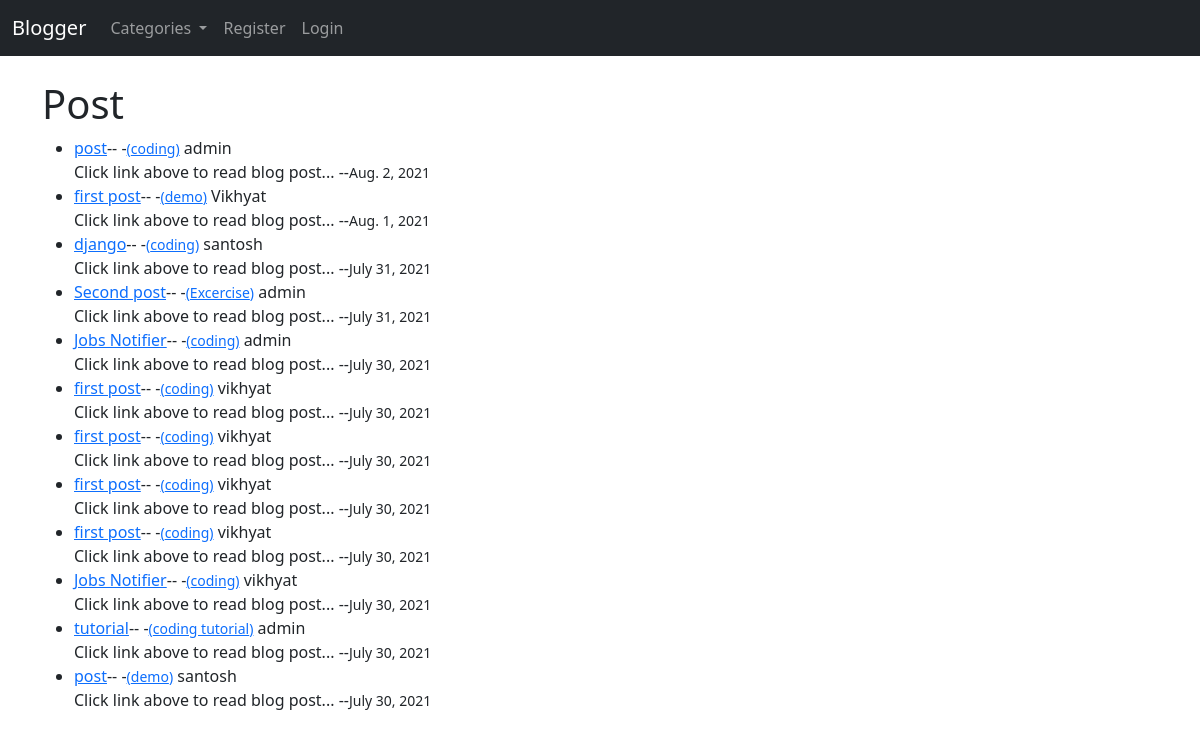
The app's page /, older data.
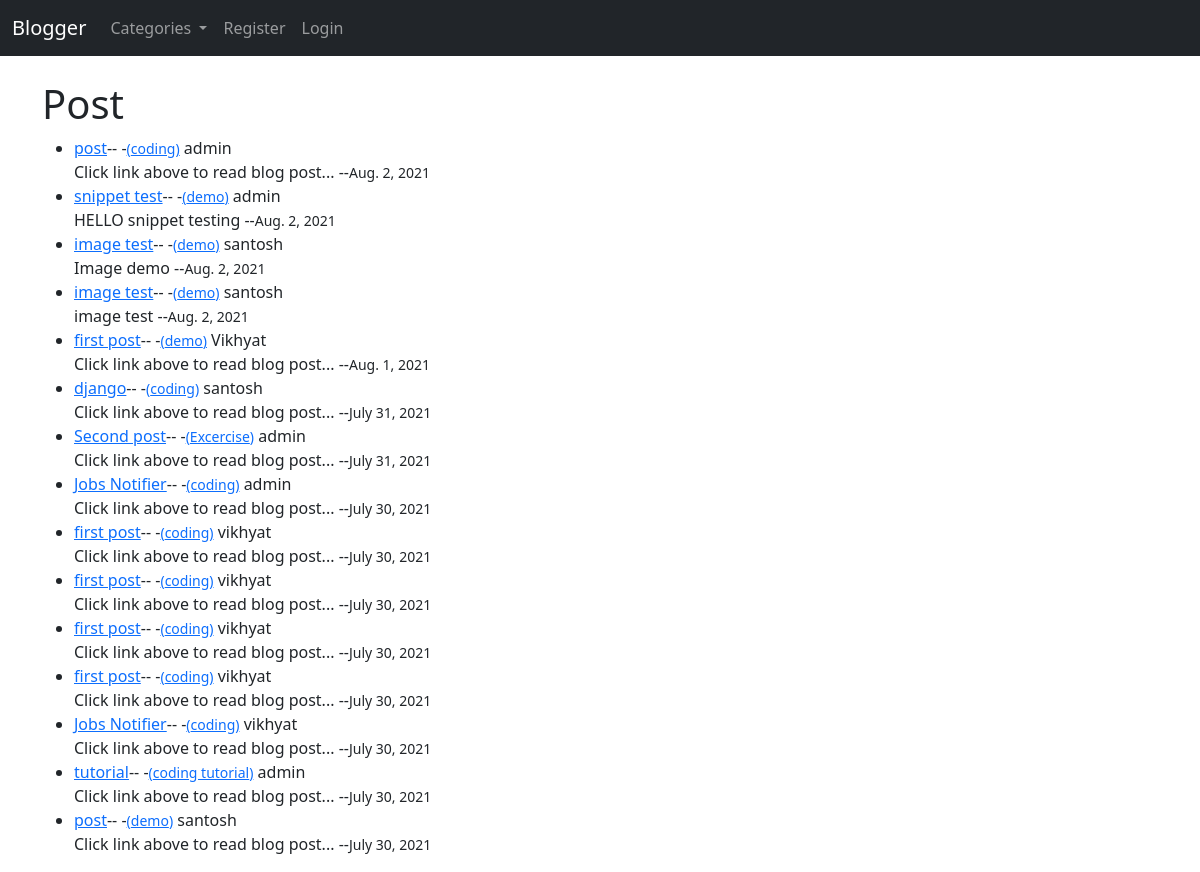
The same page, newer data.
### theblog/models.py (models this page shows, shortened)
class Post(models.Model):
    title = models.CharField(max_length=255)
    title_tag = models.CharField(max_length=255)
    header_image=models.ImageField(null=True,blank=True,upload_to="images/")
    author = models.ForeignKey(User,on_delete=models.CASCADE)
    body= RichTextField(blank=True,null=True)
    category=models.CharField(max_length=255,default='coding')
    snippet=models.CharField(max_length=255)
    post_date=models.DateField(auto_now_add=True)
    likes = models.ManyToManyField(User,related_name='blog_post')

### theblog/views.py (the view)
# urls.py: path('',HomeView.as_view(),name="home"),
class HomeView(ListView):
    model=Post
    template_name='home.html'
    ordering=['-post_date']
    def get_context_data(self, *args,**kwargs):
        category_menu= Category.objects.all()
        context= super(HomeView,self).get_context_data(*args,**kwargs)
        context['category_menu']=category_menu
        return context

### theblog/models.py (called while the page is built)
    def __str__(self):
        return self.name

### theblog/templates/home.html (shortened to what this page needs)
{%extends 'base.html'%}
{% block content %}
<h1>Post</h1>
<ul>
{% for post in object_list%}
   <li> <a href="{%url 'article-detail' post.pk%}">{{post.title}}</a>--
    -<a href="{%url 'category' post.category|slugify%}"><small>({{post.category }})</small></a>
    {{post.author}}
    <br>
    {{post.snippet|safe}} --<small>{{post.post_date}}</small></li>
{%endfor%}
</ul>
{% endblock %}

### theblog/templates/base.html (shortened to what this page needs)
<!doctype html>
<html lang="en">
  <head>
    <link href="https://cdn.jsdelivr.net/npm/bootstrap@5.0.2/dist/css/bootstrap.min.css" rel="stylesheet">
  </head>
  <body><nav class="navbar navbar-expand-lg navbar-dark bg-dark">
    <div class="container-fluid">
      <a class="navbar-brand" href="{%url 'home'%}">Blogger</a>
      <div class="collapse navbar-collapse" id="navbarSupportedContent">
        <ul class="navbar-nav me-auto mb-2 mb-lg-0">
          {% if category_menu%}
          <li class="nav-item dropdown">
            <a class="nav-link dropdown-toggle" href="#" id="navbarDropdown" role="button" data-bs-toggle="dropdown" aria-expanded="false">
              Categories
            </a>
          </li>
           {% else %}
           <li class="nav-item">
            <a class="nav-link" href="{%url 'category-list'%}">Blog categories</a>
          </li>
          {% endif %}
          {%if user.is_authenticated%}
            <li class="nav-item">
              <a class="nav-link" href="{%url 'add_post'%}">Add Post</a>
            </li>
            <li class="nav-item">
              <a class="nav-link" href="{%url 'add_category'%}">Add Category</a>
            </li>
            <li class="nav-item">
              <a class="nav-link" href="{%url 'logout'%}">Logout</a>
            </li>
          {% else %}
          <li class="nav-item">
            <a class="nav-link" href="{%url 'register'%}">Register</a>
          </li>
          <li class="nav-item">
            <a class="nav-link" href="{%url 'login'%}">Login</a>
          </li>
          {% endif %}
        </ul>
      </div>
    </div>
  </nav>
    <br>
    <div class="container">
      {% block content %}
      {% endblock %}
    </div>
  </body>
</html>

Row changes from the older to the newer data that the page shows:
added Post: title "snippet test", category "demo", author "admin", snippet "HELLO snippet testing", post_date "Aug. 2, 2021"
added Post: title "image test", category "demo", author "santosh", snippet "Image demo", post_date "Aug. 2, 2021"
added Post: title "image test", category "demo", author "santosh", snippet "image test", post_date "Aug. 2, 2021"
